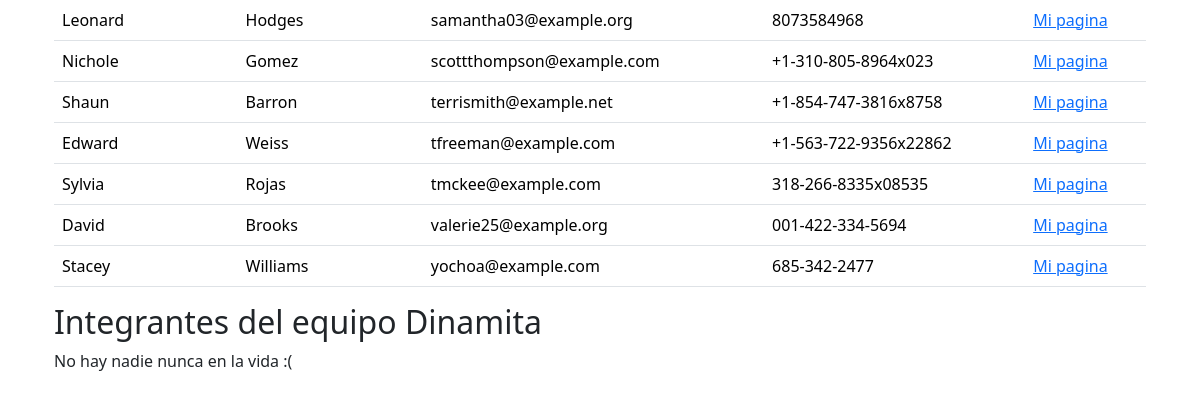
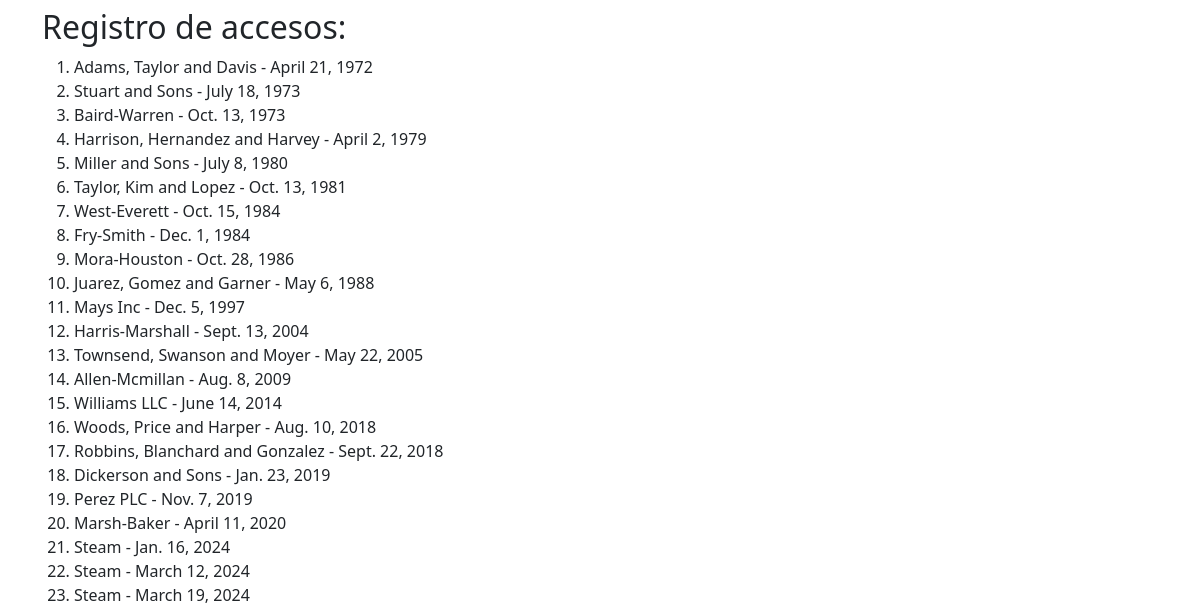
Before: / (middle part) with the older database file (2 pictures, top to bottom).
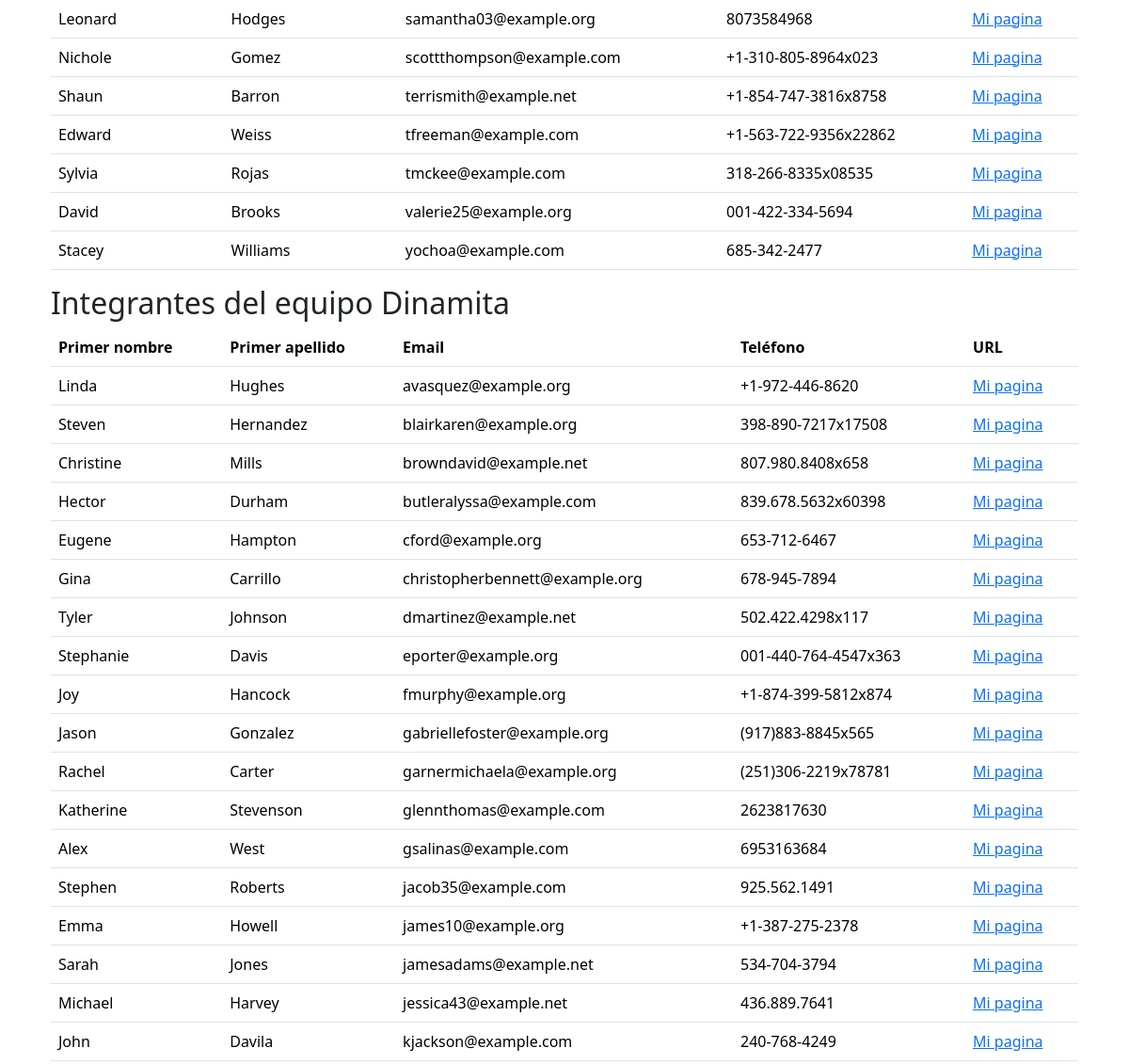
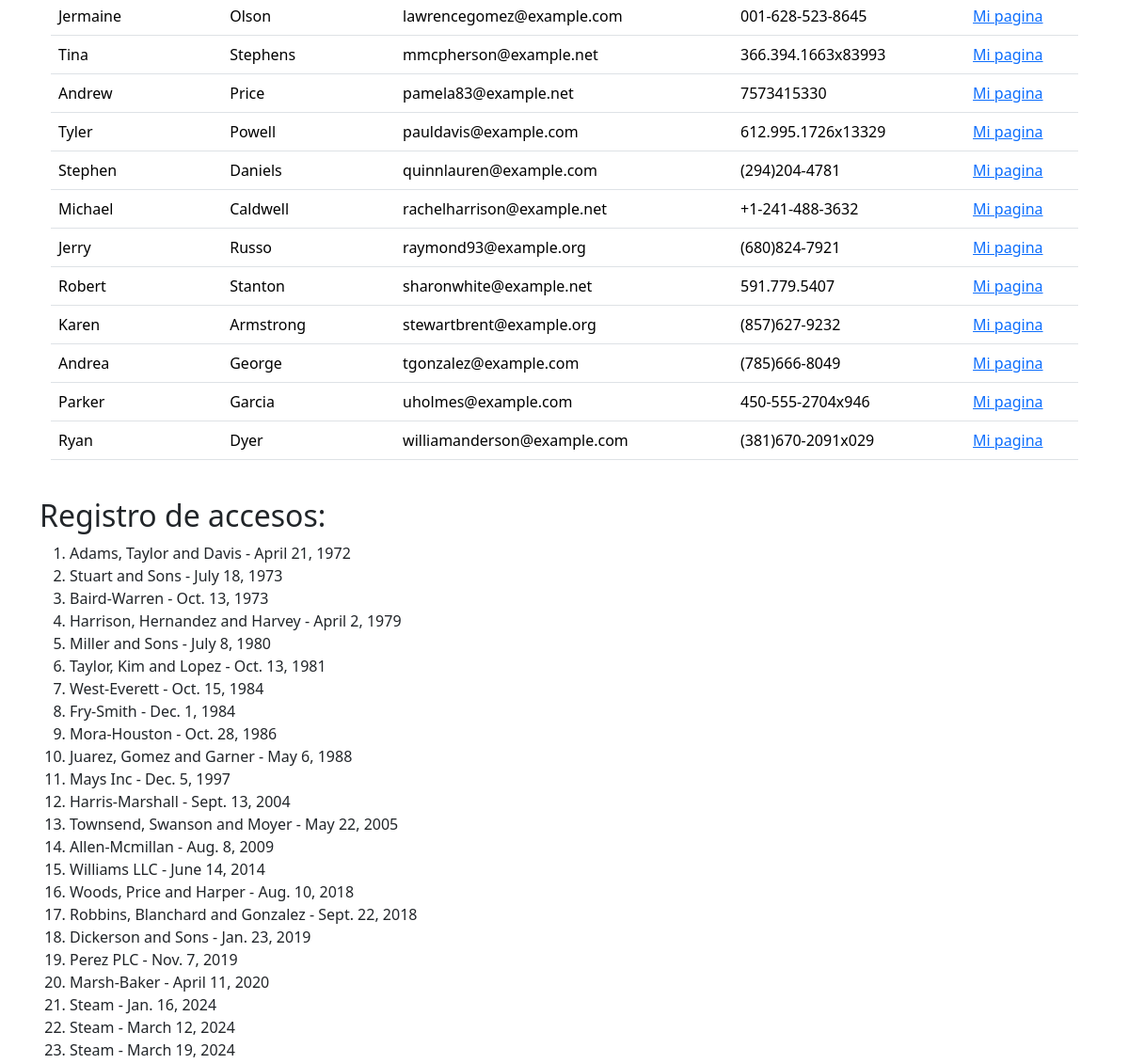
After: the same page with the newer database file (2 pictures, top to bottom).
### mi_primera_app/models.py (models this page shows, shortened)
class ElProfe(models.Model):
    first_name = models.CharField(max_length=15)
    last_name = models.CharField(max_length=15)
    email = models.EmailField(unique=True)
    phone_number = models.CharField(max_length=15)

class AccessRecord(models.Model):
    webname = models.ForeignKey(Webpage, on_delete=models.CASCADE)
    date = models.DateField()

class Webpage(models.Model):
    topic = models.ForeignKey(Topic, on_delete=models.CASCADE)
    name = models.CharField(max_length=100, unique=True)
    url = models.URLField(unique=True)
    def __str__(self):
        return self.name

class EquipoDinamita(models.Model):
    first_name = models.CharField(max_length=15)
    last_name = models.CharField(max_length=15)
    email = models.EmailField(unique=True)
    phone_number = models.CharField(max_length=15)

### mi_primera_app/views.py (the view)
# urls.py: path('', views.index),
def index(request):
    access_list = AccessRecord.objects.order_by('date')
    elprofe_list = ElProfe.objects.order_by('email')
    equipo_dinamita_list = EquipoDinamita.objects.order_by('email')
    my_context = {'username': 'Hola desde views.py',
                  'access_records': access_list,
                  'el_profe': elprofe_list, 'equipo_dinamita': equipo_dinamita_list}
    return render(request, 'mi_primera_app/index.html', context=my_context)

### templates/mi_primera_app/index.html (shortened to what this page needs)
<!DOCTYPE html>
{% extends "mi_primera_app/base.html" %}
{% load static %}
{% block body_block %}
    <br/>
    <br/>
    <br/>
    <br/>
    <div class="container">
        {% if el_profe %}
            <table class="table">
                <tbody>
                    {% for integrante in el_profe %}
                        <tr>
                            <td>{{integrante.first_name}}</td>
                            <td>{{integrante.last_name}}</td>
                            <td>{{integrante.email}}</td>
                            <td>{{integrante.phone_number}}</td>
                            <td><a href="mi_primera_app/usuario{{integrante.first_name}}">Mi pagina</a></td>
                        </tr>
                    {% endfor %}
                </tbody>
            </table>
        {% else %}
            <p>No hay nadie nunca en la vida :(</p>
        {% endif %}
    </div>
    <div class="container">
        <h2>Integrantes del equipo Dinamita</h2>
        {% if equipo_dinamita %}
            <table class="table">
                <thead>
                    <th>Primer nombre</th>
                    <th>Primer apellido</th>
                    <th>Email</th>
                    <th>Teléfono</th>
                    <th>URL</th>
                </thead>
                <tbody>
                    {% for integrante in equipo_dinamita %}
                        <tr>
                            <td>{{integrante.first_name}}</td>
                            <td>{{integrante.last_name}}</td>
                            <td>{{integrante.email}}</td>
                            <td>{{integrante.phone_number}}</td>
                            <td><a href="mi_primera_app/usuario{{integrante.first_name}}">Mi pagina</a></td>
                        </tr>
                    {% endfor %}
                </tbody>
            </table>
        {% else %}
            <p>No hay nadie nunca en la vida :(</p>
        {% endif %}
    </div>
    <br/>
    <div class="section">
        <h2>Registro de accesos:</h2>
        {% if access_records %}
            <ol>
                {% for pepito in access_records %}
                <li>{{pepito.webname}} - {{pepito.date}}</li>
                {% endfor %}
            </ol>
        {% else %}
            <p>Limpiaron el historial >:(</p>
        {% endif %}
    </div>
    <br/>
{% endblock %}

### templates/mi_primera_app/base.html (shortened to what this page needs)
<!DOCTYPE html>
<html lang="en">
<head>
    <link href="https://cdn.jsdelivr.net/npm/bootstrap@5.3.3/dist/css/bootstrap.min.css" rel="stylesheet">
</head>
<body>
      <div class="container">
        {% block body_block %}{% endblock %}
      </div>
</body>
</html>

Changed rows visible on the page:
added EquipoDinamita: first_name "Linda", last_name "Hughes", email "avasquez@example.org", phone_number "+1-972-446-8620"
added EquipoDinamita: first_name "Steven", last_name "Hernandez", email "blairkaren@example.org", phone_number "398-890-7217x17508"
added EquipoDinamita: first_name "Christine", last_name "Mills", email "browndavid@example.net", phone_number "807.980.8408x658"
added EquipoDinamita: first_name "Hector", last_name "Durham", email "butleralyssa@example.com", phone_number "839.678.5632x60398"
added EquipoDinamita: first_name "Eugene", last_name "Hampton", email "cford@example.org", phone_number "653-712-6467"
added EquipoDinamita: first_name "Gina", last_name "Carrillo", email "christopherbennett@example.org", phone_number "678-945-7894"
added EquipoDinamita: first_name "Tyler", last_name "Johnson", email "dmartinez@example.net", phone_number "502.422.4298x117"
added EquipoDinamita: first_name "Stephanie", last_name "Davis", email "eporter@example.org", phone_number "001-440-764-4547x363"
added EquipoDinamita: first_name "Joy", last_name "Hancock", email "fmurphy@example.org", phone_number "+1-874-399-5812x874"
added EquipoDinamita: first_name "Jason", last_name "Gonzalez", email "gabriellefoster@example.org", phone_number "(917)883-8845x565"
added EquipoDinamita: first_name "Rachel", last_name "Carter", email "garnermichaela@example.org", phone_number "(251)306-2219x78781"
added EquipoDinamita: first_name "Katherine", last_name "Stevenson", email "glennthomas@example.com", phone_number "2623817630"
added EquipoDinamita: first_name "Alex", last_name "West", email "gsalinas@example.com", phone_number "6953163684"
added EquipoDinamita: first_name "Stephen", last_name "Roberts", email "jacob35@example.com", phone_number "925.562.1491"
added EquipoDinamita: first_name "Emma", last_name "Howell", email "james10@example.org", phone_number "+1-387-275-2378"
added EquipoDinamita: first_name "Sarah", last_name "Jones", email "jamesadams@example.net", phone_number "534-704-3794"
added EquipoDinamita: first_name "Michael", last_name "Harvey", email "jessica43@example.net", phone_number "436.889.7641"
added EquipoDinamita: first_name "John", last_name "Davila", email "kjackson@example.com", phone_number "240-768-4249"
added EquipoDinamita: first_name "Jermaine", last_name "Olson", email "lawrencegomez@example.com", phone_number "001-628-523-8645"
added EquipoDinamita: first_name "Tina", last_name "Stephens", email "mmcpherson@example.net", phone_number "366.394.1663x83993"
added EquipoDinamita: first_name "Andrew", last_name "Price", email "pamela83@example.net", phone_number "7573415330"
added EquipoDinamita: first_name "Tyler", last_name "Powell", email "pauldavis@example.com", phone_number "612.995.1726x13329"
added EquipoDinamita: first_name "Stephen", last_name "Daniels", email "quinnlauren@example.com", phone_number "(294)204-4781"
added EquipoDinamita: first_name "Michael", last_name "Caldwell", email "rachelharrison@example.net", phone_number "+1-241-488-3632"
added EquipoDinamita: first_name "Jerry", last_name "Russo", email "raymond93@example.org", phone_number "(680)824-7921"
added EquipoDinamita: first_name "Robert", last_name "Stanton", email "sharonwhite@example.net", phone_number "591.779.5407"
added EquipoDinamita: first_name "Karen", last_name "Armstrong", email "stewartbrent@example.org", phone_number "(857)627-9232"
added EquipoDinamita: first_name "Andrea", last_name "George", email "tgonzalez@example.com", phone_number "(785)666-8049"
added EquipoDinamita: first_name "Parker", last_name "Garcia", email "uholmes@example.com", phone_number "450-555-2704x946"
added EquipoDinamita: first_name "Ryan", last_name "Dyer", email "williamanderson@example.com", phone_number "(381)670-2091x029"
Other visible differences:
text no longer shown: "No hay nadie nunca en la vida :("
text now shown: "Primer nombre Primer apellido Email Teléfono URL"
